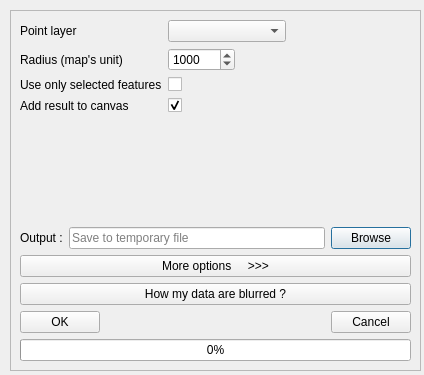
<?xml version="1.0" encoding="UTF-8"?>
<ui version="4.0">
 <class>Blurring</class>
 <widget class="QDialog" name="Blurring">
  <property name="enabled">
   <bool>true</bool>
  </property>
  <property name="geometry">
   <rect>
    <x>0</x>
    <y>0</y>
    <width>424</width>
    <height>375</height>
   </rect>
  </property>
  <property name="sizePolicy">
   <sizepolicy hsizetype="Fixed" vsizetype="Fixed">
    <horstretch>0</horstretch>
    <verstretch>0</verstretch>
   </sizepolicy>
  </property>
  <property name="focusPolicy">
   <enum>Qt::StrongFocus</enum>
  </property>
  <property name="windowTitle">
   <string notr="true">Blurring</string>
  </property>
  <widget class="QFrame" name="frame_2">
   <property name="geometry">
    <rect>
     <x>430</x>
     <y>150</y>
     <width>351</width>
     <height>61</height>
    </rect>
   </property>
   <property name="sizePolicy">
    <sizepolicy hsizetype="Expanding" vsizetype="Preferred">
     <horstretch>0</horstretch>
     <verstretch>0</verstretch>
    </sizepolicy>
   </property>
   <property name="frameShape">
    <enum>QFrame::StyledPanel</enum>
   </property>
   <property name="frameShadow">
    <enum>QFrame::Raised</enum>
   </property>
   <widget class="QWidget" name="horizontalLayoutWidget">
    <property name="geometry">
     <rect>
      <x>10</x>
      <y>10</y>
      <width>331</width>
      <height>41</height>
     </rect>
    </property>
    <layout class="QHBoxLayout" name="horizontalLayout_3">
     <item>
      <widget class="QCheckBox" name="checkBox_envelope">
       <property name="text">
        <string>Use envelope</string>
       </property>
      </widget>
     </item>
     <item>
      <widget class="QComboBox" name="comboBox_envelope"/>
     </item>
    </layout>
   </widget>
  </widget>
  <widget class="QFrame" name="frame_3">
   <property name="geometry">
    <rect>
     <x>10</x>
     <y>10</y>
     <width>411</width>
     <height>361</height>
    </rect>
   </property>
   <property name="frameShape">
    <enum>QFrame::StyledPanel</enum>
   </property>
   <property name="frameShadow">
    <enum>QFrame::Raised</enum>
   </property>
   <widget class="QWidget" name="verticalLayoutWidget">
    <property name="geometry">
     <rect>
      <x>10</x>
      <y>10</y>
      <width>391</width>
      <height>341</height>
     </rect>
    </property>
    <layout class="QVBoxLayout" name="verticalLayout">
     <item>
      <layout class="QFormLayout" name="formLayout">
       <property name="fieldGrowthPolicy">
        <enum>QFormLayout::ExpandingFieldsGrow</enum>
       </property>
       <item row="0" column="0">
        <widget class="QLabel" name="label">
         <property name="toolTip">
          <string>&lt;html&gt;&lt;head/&gt;&lt;body&gt;&lt;p&gt;Layer which will be blurred&lt;/p&gt;&lt;/body&gt;&lt;/html&gt;</string>
         </property>
         <property name="text">
          <string>Point layer</string>
         </property>
        </widget>
       </item>
       <item row="0" column="1">
        <widget class="QComboBox" name="comboBox_blurredLayer">
         <property name="toolTip">
          <string>Layer which will be blurred</string>
         </property>
         <property name="statusTip">
          <string/>
         </property>
         <property name="whatsThis">
          <string/>
         </property>
         <property name="accessibleName">
          <string/>
         </property>
         <property name="accessibleDescription">
          <string/>
         </property>
         <property name="sizeAdjustPolicy">
          <enum>QComboBox::AdjustToMinimumContentsLength</enum>
         </property>
         <property name="minimumContentsLength">
          <number>11</number>
         </property>
        </widget>
       </item>
       <item row="1" column="0">
        <widget class="QLabel" name="label_2">
         <property name="toolTip">
          <string>Maximum radius</string>
         </property>
         <property name="text">
          <string>Radius (map's unit)</string>
         </property>
        </widget>
       </item>
       <item row="1" column="1">
        <widget class="QSpinBox" name="spinBox_radius">
         <property name="toolTip">
          <string>Maximum radius</string>
         </property>
         <property name="minimum">
          <number>1</number>
         </property>
         <property name="maximum">
          <number>999999999</number>
         </property>
         <property name="singleStep">
          <number>50</number>
         </property>
         <property name="value">
          <number>1000</number>
         </property>
        </widget>
       </item>
       <item row="2" column="0">
        <widget class="QLabel" name="label_4">
         <property name="text">
          <string>Use only selected features</string>
         </property>
        </widget>
       </item>
       <item row="2" column="1">
        <widget class="QCheckBox" name="checkBox_selectedFeatures">
         <property name="text">
          <string/>
         </property>
        </widget>
       </item>
       <item row="3" column="0">
        <widget class="QLabel" name="label_3">
         <property name="text">
          <string>Add result to canvas</string>
         </property>
        </widget>
       </item>
       <item row="3" column="1">
        <widget class="QCheckBox" name="checkBox_addToMap">
         <property name="text">
          <string/>
         </property>
         <property name="checked">
          <bool>true</bool>
         </property>
        </widget>
       </item>
      </layout>
     </item>
     <item>
      <layout class="QHBoxLayout" name="horizontalLayout">
       <item>
        <widget class="QLabel" name="label_5">
         <property name="text">
          <string>Output :</string>
         </property>
        </widget>
       </item>
       <item>
        <widget class="QLineEdit" name="lineEdit_outputFile">
         <property name="enabled">
          <bool>true</bool>
         </property>
         <property name="inputMask">
          <string/>
         </property>
         <property name="text">
          <string/>
         </property>
         <property name="placeholderText">
          <string>Save to temporary file</string>
         </property>
        </widget>
       </item>
       <item>
        <widget class="QPushButton" name="pushButton_browseFolder">
         <property name="text">
          <string>Browse</string>
         </property>
        </widget>
       </item>
      </layout>
     </item>
     <item>
      <widget class="QPushButton" name="pushButton_advanced">
       <property name="text">
        <string>More options     &gt;&gt;&gt;</string>
       </property>
      </widget>
     </item>
     <item>
      <widget class="QPushButton" name="pushButton_help">
       <property name="text">
        <string>How my data are blurred ?</string>
       </property>
      </widget>
     </item>
     <item>
      <layout class="QHBoxLayout" name="horizontalLayout_2">
       <item>
        <widget class="QPushButton" name="pushButton_ok">
         <property name="text">
          <string>OK</string>
         </property>
        </widget>
       </item>
       <item>
        <spacer name="horizontalSpacer">
         <property name="orientation">
          <enum>Qt::Horizontal</enum>
         </property>
         <property name="sizeHint" stdset="0">
          <size>
           <width>22</width>
           <height>20</height>
          </size>
         </property>
        </spacer>
       </item>
       <item>
        <widget class="QPushButton" name="pushButton_cancel">
         <property name="text">
          <string>Cancel</string>
         </property>
        </widget>
       </item>
      </layout>
     </item>
     <item>
      <widget class="QProgressBar" name="progressBar_progression">
       <property name="value">
        <number>0</number>
       </property>
       <property name="orientation">
        <enum>Qt::Horizontal</enum>
       </property>
      </widget>
     </item>
    </layout>
   </widget>
  </widget>
  <widget class="QFrame" name="frame">
   <property name="geometry">
    <rect>
     <x>430</x>
     <y>10</y>
     <width>351</width>
     <height>131</height>
    </rect>
   </property>
   <property name="sizePolicy">
    <sizepolicy hsizetype="Expanding" vsizetype="Preferred">
     <horstretch>0</horstretch>
     <verstretch>0</verstretch>
    </sizepolicy>
   </property>
   <property name="frameShape">
    <enum>QFrame::StyledPanel</enum>
   </property>
   <property name="frameShadow">
    <enum>QFrame::Raised</enum>
   </property>
   <widget class="QLabel" name="label_6">
    <property name="geometry">
     <rect>
      <x>20</x>
      <y>10</y>
      <width>231</width>
      <height>21</height>
     </rect>
    </property>
    <property name="text">
     <string>Add to the attribute table :</string>
    </property>
   </widget>
   <widget class="QSplitter" name="splitter">
    <property name="geometry">
     <rect>
      <x>10</x>
      <y>40</y>
      <width>188</width>
      <height>71</height>
     </rect>
    </property>
    <property name="orientation">
     <enum>Qt::Vertical</enum>
    </property>
    <widget class="QCheckBox" name="checkBox_exportRadius">
     <property name="text">
      <string>the radius</string>
     </property>
    </widget>
    <widget class="QCheckBox" name="checkBox_exportCentroid">
     <property name="text">
      <string>X and Y of centroid</string>
     </property>
    </widget>
    <widget class="QCheckBox" name="checkBox_exportDistance">
     <property name="text">
      <string>the random radius (distance)</string>
     </property>
    </widget>
   </widget>
  </widget>
 </widget>
 <resources/>
 <connections/>
</ui>
